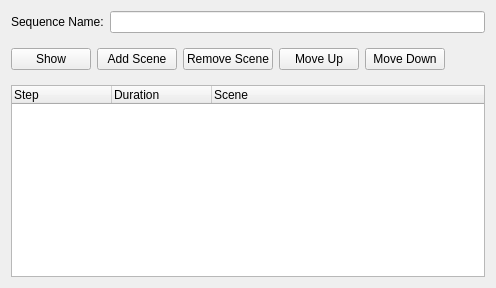
            <widget class="QWidget" name="sequence_page">
             <layout class="QGridLayout" name="gridLayout_4">
              <item row="0" column="0">
               <widget class="QLabel" name="squence_name_label">
                <property name="text">
                 <string>Sequence Name:</string>
                </property>
               </widget>
              </item>
              <item row="1" column="0" colspan="2">
               <widget class="QFrame" name="sequence_actions_frame">
                <property name="frameShape">
                 <enum>QFrame::Shape::NoFrame</enum>
                </property>
                <property name="frameShadow">
                 <enum>QFrame::Shadow::Raised</enum>
                </property>
                <layout class="QHBoxLayout" name="horizontalLayout_11">
                 <property name="leftMargin">
                  <number>0</number>
                 </property>
                 <property name="rightMargin">
                  <number>0</number>
                 </property>
                 <item>
                  <widget class="QPushButton" name="sequence_show_btn">
                   <property name="text">
                    <string>Show</string>
                   </property>
                   <property name="checkable">
                    <bool>true</bool>
                   </property>
                  </widget>
                 </item>
                 <item>
                  <widget class="QPushButton" name="sequence_add_btn">
                   <property name="text">
                    <string>Add Scene</string>
                   </property>
                  </widget>
                 </item>
                 <item>
                  <widget class="QPushButton" name="sequence_remove_btn">
                   <property name="text">
                    <string>Remove Scene</string>
                   </property>
                  </widget>
                 </item>
                 <item>
                  <widget class="QPushButton" name="sequence_move_up_btn">
                   <property name="text">
                    <string>Move Up</string>
                   </property>
                  </widget>
                 </item>
                 <item>
                  <widget class="QPushButton" name="sequence_move_down_btn">
                   <property name="text">
                    <string>Move Down</string>
                   </property>
                  </widget>
                 </item>
                 <item>
                  <spacer name="horizontalSpacer_9">
                   <property name="orientation">
                    <enum>Qt::Orientation::Horizontal</enum>
                   </property>
                   <property name="sizeHint" stdset="0">
                    <size>
                     <width>40</width>
                     <height>20</height>
                    </size>
                   </property>
                  </spacer>
                 </item>
                </layout>
               </widget>
              </item>
              <item row="0" column="1">
               <widget class="QLineEdit" name="sequence_name_edit"/>
              </item>
              <item row="2" column="0" colspan="2">
               <widget class="QTreeWidget" name="sequence_content_tree">
                <column>
                 <property name="text">
                  <string>Step</string>
                 </property>
                </column>
                <column>
                 <property name="text">
                  <string>Duration</string>
                 </property>
                </column>
                <column>
                 <property name="text">
                  <string>Scene</string>
                 </property>
                </column>
               </widget>
              </item>
             </layout>
            </widget>
